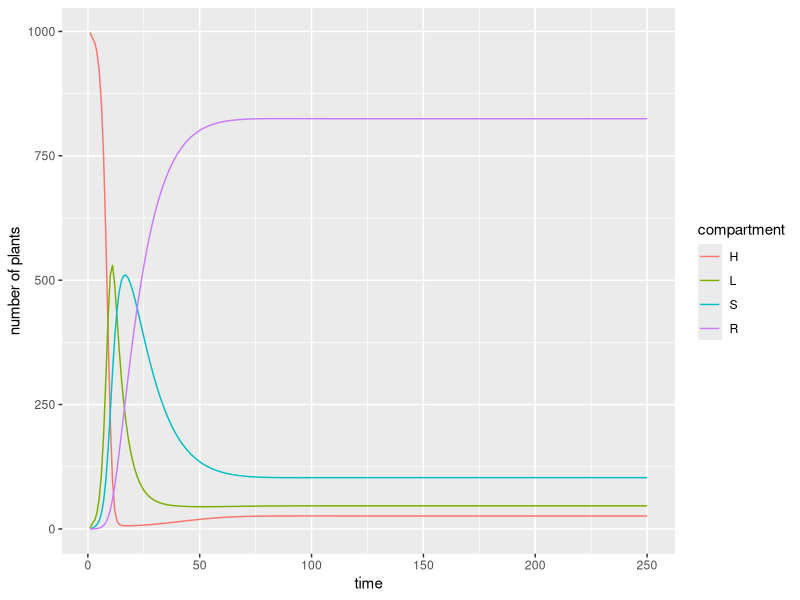
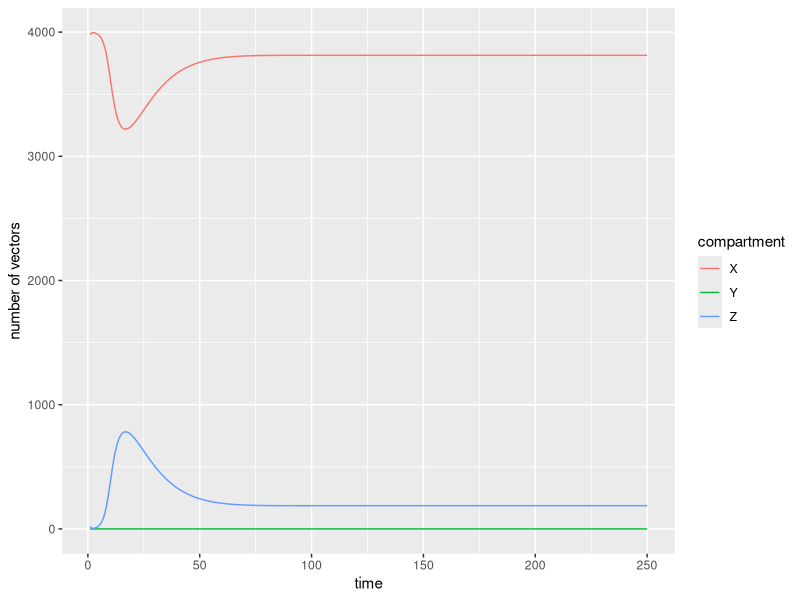

These figures' R source, in order:

#####################################################
##### RECREATION OF MODEL BY MADDEN ET AL. 2000 #####
#####################################################

rm(list=ls())

#packages
library(deSolve)
library(ggplot2)
library(reshape2)
library(dplyr)

# define K
K = 1000 # plant population size

# INITIAL STATES
#PLANTS
L <- 0.002 * K # number of latently infected plants
S <- 0 # number of infectious plants
R <- 0 # number of removed plants
H <- K - L - S - R # number of healthy plants

#VECTORS
P <- K * 4 # total number of vectors
Y <- 0 # number of insects in the latent stage
Z <- 0.005 * P # number of infective insects
X <- P - Y - Z # number of virus-free insects

init_states <- c(H = H,
                 L = L,
                 S = S,
                 R = R,
                 X = X,
                 Y = Y,
                 Z = Z)


# PARAMETERS
phi <- 2 # plants visited per day by an insect
alpha <- 0.2

init_parms <- c(
K = K, # plant population size
phi = phi, # plants visited per day by an insect
T = 0.5/phi, # time feeding/probing per plant visit
k1 = 1/0.021, # inoculation rate by vector (set to NPT virus, equiv to 0.5hr)
k2 = 1/5, # rate of moving through latent period of virus in plant (equiv of 5 day latent period)
k3 = 1/12.5, # rate of moving through infectious period (equiv of 12.5 day infectious period)
beta = 0.01, # plant mortality + replanting rate
lamda = 1/0.021, # rate of acquisition of virus by vector (set to NPT virus, equiv to 0.5hr)
eta = 99999999999, # rate of moving through latent state in vector (set to NPT virus, no latent stage)
tau = 1/0.25, # rate of moving through infectious state in vector (set to NPT virus, equiv to 6hr)
v_t = alpha * (X+Y+Z), # birth rate of vectors per day within field
Ex = 0, # emigration rate for healthy insects
Ey = 0, # emigration rate for latent state insects
Ez = 0, # emigration rate for infective insects
Ix = 0, # immigration rate for healthy insects
Iy = 0, # immigration rate for latent state insects
Iz = 0, # immigration rate for infective insects
q = 0, # probability of vector offspring being viliferous (set to NPT virus)
alpha = alpha # vector population mortality rate
)


#time frame
times <- 1:250

madden_ode_func <- function(times, y, par) {
  
  a <- 1 - exp(-par[["lamda"]] * par[["T"]]) # probability of vector acquisition of virus from an infected plant per visit
  b <- 1 - exp(-par[["k1"]] * par[["T"]]) # probability of inoculation of a plant by an infective vector per visit
  
  # plant equations
  replanting <- par[["beta"]] * (par[["K"]] - y[["H"]])
  L_death <- par[["beta"]] * y[["L"]]
  S_death <- par[["beta"]] * y[["S"]]
  R_death <- par[["beta"]] * y[["R"]]
  
  become_infected <- par[["phi"]] * b * y[["Z"]] * y[["H"]] / par[["K"]]
  become_infectious <- par[["k2"]] * y[["L"]]
  recover <- par[["k3"]] * y[["S"]]
  
  dH <- replanting - become_infected
  dL <- become_infected - L_death - become_infectious
  dS <- become_infectious - S_death - recover
  dR <- recover - R_death

  # dH <- par[["beta"]] * (par[["K"]] - y[["H"]]) - par[["phi"]] * b * y[["Z"]] * y[["H"]] / par[["K"]]
  # dL <- par[["phi"]] * b * y[["Z"]] * y[["H"]] / par[["K"]] - (par[["k2"]] + par[["beta"]]) * y[["L"]]
  # dS <- par[["k2"]] * y[["L"]] - (par[["k3"]] + par[["beta"]]) * y[["S"]]
  # dR <- par[["k3"]] * y[["S"]] - par[["beta"]] * y[["R"]]

  # vector equations
  # birth and death
  birth <- par[["v_t"]]
  born_infective <- par[["v_t"]] * par[["q"]] * (y[["Z"]] / (y[["X"]] + y[["Y"]] + y[["Z"]]))
  death_X <- par[["alpha"]] * y[["X"]]
  death_Y <- par[["alpha"]] * y[["Y"]]
  death_Z <- par[["alpha"]] * y[["Z"]]
  
  # migration
  immigration_X <- par[["Ix"]]
  immigration_Y <- par[["Iy"]]
  immigration_Z <- par[["Iz"]]
  emigration_X <- par[["Ex"]] * y[["X"]]
  emigration_Y <- par[["Ey"]] * y[["Y"]]
  emigration_Z <- par[["Ez"]] * y[["Z"]]
  
  # virus
  acquisition <- par[["phi"]] * a * y[["S"]] * y[["X"]] / par[["K"]]
  become_infective <- par[["eta"]] * y[["Y"]]
  stop_being_infective <- par[["tau"]] * y[["Z"]]

  dX <- birth - born_infective - death_X + immigration_X - emigration_X - acquisition + stop_being_infective
  dY <- acquisition - become_infective + immigration_Y - emigration_Y - death_Y
  dZ <- become_infective - stop_being_infective + immigration_Z - emigration_Z + born_infective - death_Z

  # dX <- par[["v_t"]] - par[["v_t"]] * par[["q"]] * (y[["Z"]] / (y[["X"]] + y[["Y"]] + y[["Z"]])) + par[["tau"]] * y[["Z"]] +
  #   par[["Ix"]] - par[["Ex"]] * y[["X"]] - par[["alpha"]] * y[["X"]] - par[["phi"]] * a * y[["S"]] * y[["X"]] / par[["K"]]
  # dY <- par[["phi"]] * a * y[["S"]] * y[["X"]] / par[["K"]] + par[["Iy"]] - par[["Ey"]] * y[["Y"]] - par[["alpha"]] * y[["Y"]] -
  #   par[["eta"]] * y[["Y"]]
  # dZ <- par[["eta"]] * y[["Y"]] - par[["tau"]] * y[["Z"]] + par[["Iz"]] - par[["Ez"]] * y[["Z"]] +
  #   par[["v_t"]] * par[["q"]] * (y[["Z"]] / (y[["X"]] + y[["Y"]] + y[["Z"]])) - par[["alpha"]] * y[["Z"]]

  
  return(list(c(dH, dL, dS, dR, dX, dY, dZ)))
} 

trajectory <- data.frame(ode(y = init_states, 
                             times = times, 
                             parms = init_parms, 
                             func = madden_ode_func))

trajectory_long <- reshape2::melt(trajectory, id.vars="time")
names(trajectory_long) <- c("time", "compartment", "number")
  
plant_trajec <- ggplot(data=trajectory_long %>% filter(compartment == "H" |
                                              compartment == "L" |
                                              compartment == "S" |
                                              compartment == "R"), 
                       aes(x = time, y = number, col = compartment)) +
  geom_line() +
  labs(y = "number of plants")
plant_trajec

vector_trajectory <- ggplot(data=trajectory_long %>% filter(compartment == "X" |
                                                             compartment == "Y" |
                                                             compartment == "Z"), 
                            aes(x = time, y = number, col = compartment)) +
  geom_line() +
  labs(y = "number of vectors")
vector_trajectory
